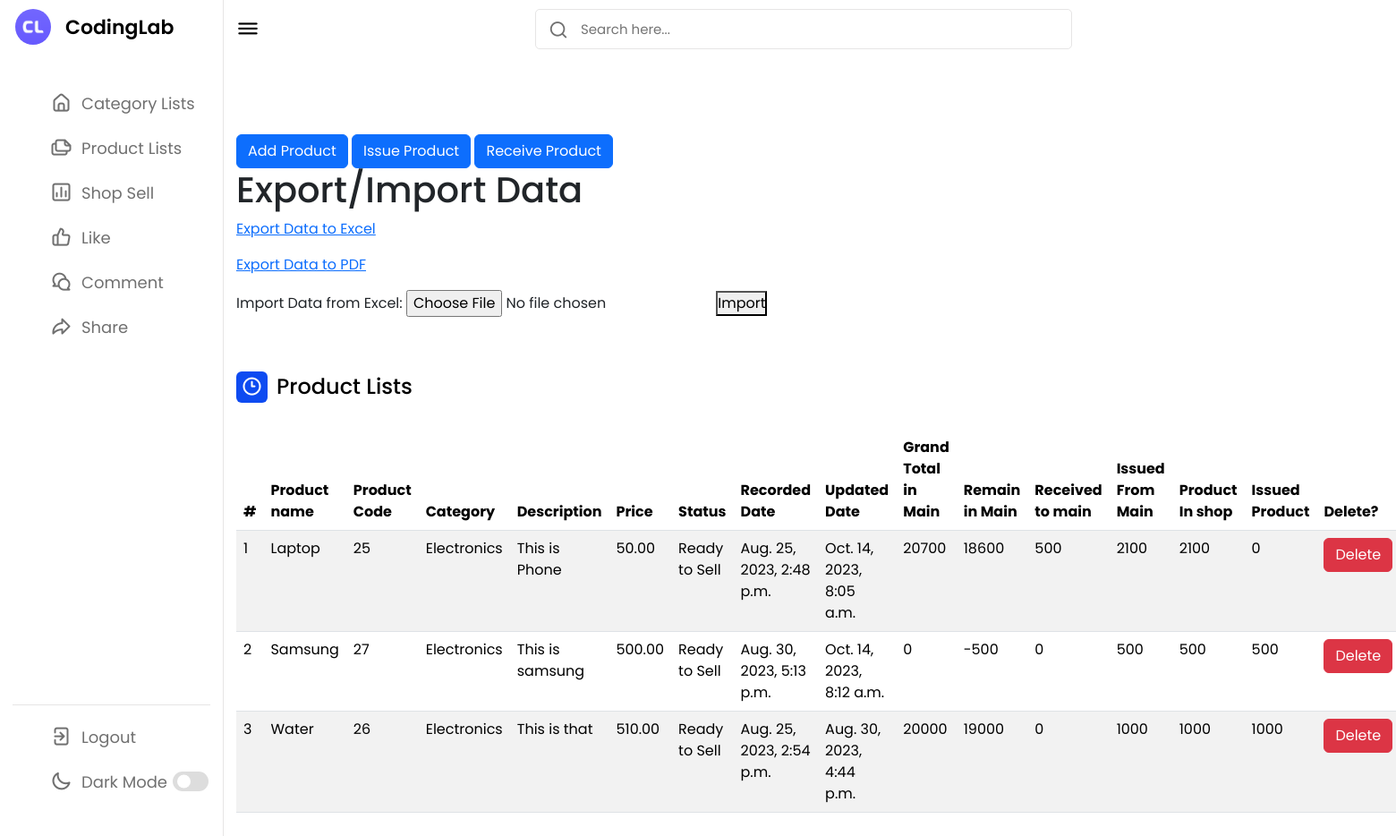
Page /product_list/ on the committed database.
### main/models.py (models this page shows, shortened)
class Product(models.Model):
    product_name = models.CharField(max_length=100)
    code = models.AutoField(primary_key=True)
    category = models.ForeignKey(Category, on_delete=models.CASCADE)
    description = models.TextField()
    factory_quantity = models.IntegerField(default=0, validators=[MinValueValidator(0)], blank=True, null=True)
    receive_main_quantity = models.IntegerField(default=0, validators=[MinValueValidator(0)], blank=True, null=True)
    first_add_main_quantity = models.IntegerField(default=0, validators=[MinValueValidator(0)], blank=True, null=True)
    main_remain_quantity = models.IntegerField(default=0, validators=[MinValueValidator(0)], blank=True, null=True)
    shop_send_quantity = models.IntegerField(default=0, validators=[MinValueValidator(0)], blank=True, null=True)
    shop_receive_quantity = models.IntegerField(default=0, validators=[MinValueValidator(0)], blank=True, null=True)
    shop_remain_quantity = models.IntegerField(default=0, validators=[MinValueValidator(0)], blank=True, null=True)
    price = models.DecimalField(max_digits=10, decimal_places=2, validators=[MinValueValidator(0)])
    STATUS_CHOICES = (
        ('ready', 'Ready to Sell'),
        ('pending', 'Pending'),
    )
    status = models.CharField(max_length=10, choices=STATUS_CHOICES, default='pending')
    recorded_date = models.DateTimeField(auto_now_add=True)
    updated_date = models.DateTimeField(auto_now=True)

class Category(models.Model):
    category_name = models.CharField(max_length=100)
    description = models.TextField()
    date_added = models.DateTimeField(auto_now_add=True)
    date_updated = models.DateTimeField(auto_now=True)
    def __str__(self):
        return self.category_name

### main/views.py (the view)
# urls.py: path('product_list/', views.product_list, name='product_list'),
def product_list(request):
    queryset = Product.objects.all()
    if request.method == 'POST':    # Add Products
        formcc = ProductForm(request.POST)
        if formcc.is_valid():
            formcc.save()
            return redirect('product_list')
    else:
        formcc = ProductForm()
    queryset = Product.objects.all().order_by('product_name')
    context ={
        "queryset":queryset,
        "formcc":formcc,
    }
    return render(request, "product_list.html", context)

### main/forms.py (shortened to what this page needs)
class ProductForm(forms.ModelForm):
    class Meta:
        model = Product
        fields = ['product_name', 'category', 'description', 'price', 'status']

### main/templates/product_list.html (shortened to what this page needs)
{% load static %}
{% load crispy_forms_tags %}
<!DOCTYPE html>
<html lang="en">
    <head>
            <link rel="stylesheet" href="{% static 'css/style.css' %}">
            <link rel="stylesheet" href="https://unicons.iconscout.com/release/v4.0.0/css/line.css">
            <link href="https://cdn.jsdelivr.net/npm/bootstrap@5.3.0/dist/css/bootstrap.min.css" rel="stylesheet">
            <link href="https://cdn.jsdelivr.net/npm/bootstrap@5.3.1/dist/css/bootstrap.min.css" rel="stylesheet">
    </head>
    <body>
                <nav>
                    <div class="logo-name">
                        <div class="logo-image">
                            <img src="{% static 'images/logo.png' %}" alt="">
                        </div>
                        <span class="logo_name">CodingLab</span>
                    </div>
                    <div class="menu-items">
                        <ul class="nav-links">
                            <li><a href="{% url 'category_list'%}">
                                <i class="uil uil-estate"></i>
                                <span class="link-name">Category Lists</span>
                            </a></li>
                            <li><a href="{% url 'product_list'%}">
                                <i class="uil uil-files-landscapes"></i>
                                <span class="link-name">Product Lists</span>
                            </a></li>
                            <li><a href="{% url 'shop_sell'%}">
                                <i class="uil uil-chart"></i>
                                <span class="link-name">Shop Sell</span>
                            </a></li>
                            <li><a href="#">
                                <i class="uil uil-thumbs-up"></i>
                                <span class="link-name">Like</span>
                            </a></li>
                            <li><a href="#">
                                <i class="uil uil-comments"></i>
                                <span class="link-name">Comment</span>
                            </a></li>
                            <li><a href="#">
                                <i class="uil uil-share"></i>
                                <span class="link-name">Share</span>
                            </a></li>
                        </ul>
                        <ul class="logout-mode">
                            <li><a href="#">
                                <i class="uil uil-signout"></i>
                                <span class="link-name">Logout</span>
                            </a></li>
                            <li class="mode">
                                <a href="#">
                                    <i class="uil uil-moon"></i>
                                <span class="link-name">Dark Mode</span>
                            </a>
                            <div class="mode-toggle">
                            <span class="switch"></span>
                            </div>
                        </li>
                        </ul>
                    </div>
                </nav>
                <section class="dashboard">
                    <div class="top">
                        <i class="uil uil-bars sidebar-toggle"></i>
                        <div class="search-box">
                            <i class="uil uil-search"></i>
                            <input type="text" placeholder="Search here...">
                        </div>
                    </div>
                    <div class="dash-content">
                        <div class="overview">
                            <button type="button" class="btn btn-primary" data-bs-toggle="modal" data-bs-target="#exampleModal" id="addproduct">
                                Add Product
                            </button>
                            <button type="button" class="btn btn-primary" data-bs-toggle="modal" data-bs-target="#exampleModal" id="issueproduct">
                                Issue Product
                            </button>
                            <button type="button" class="btn btn-primary" data-bs-toggle="modal" data-bs-target="#exampleModal" id="addproduct">
                                Receive Product
                            </button>
                            <h1>Export/Import Data</h1>
                            <p><a href="{% url 'export_excel' %}">Export Data to Excel</a></p>
                            <p><a href="{% url 'export_pdf' %}">Export Data to PDF</a></p>
                            <form method="post" enctype="multipart/form-data">
                                <label for="myfile">Import Data from Excel:</label>
                                <input type="file" name="myfile">
                                <button type="submit">Import</button>
                            </form>
                        <div class="activity">
                            <div class="title">
                                <i class="uil uil-clock-three"></i>
                                <span class="text">Product Lists</span>
                            </div>
                            <div class="activity-data">
                                <table class="table table-striped table-hover">
                                    <thead>
                                    <tr>
                                        <th scope="col">#</th>
                                        <th scope="col">Product name</th>
                                        <th scope="col">Product Code</th>
                                        <th scope="col">Category</th>
                                        <th scope="col">Description</th>
                                        <th scope="col">Price</th>
                                        <th scope="col">Status</th>
                                        <th scope="col">Recorded Date</th>
                                        <th scope="col">Updated Date</th>
                                        <th scope="col">Grand Total in Main</th>
                                        <th scope="col">Remain in Main</th>
                                        <th scope="col">Received to main</th>
                                        <th scope="col">Issued From Main</th>
                                        <th scope="col">Product In shop</th>
                                        <th scope="col">Issued Product</th>
                                        <th scope="col">Delete?</th>
                                    </tr>
                                    </thead>
                                    <tbody>
                                        {% for instance in queryset %}
                                        <tr>
                                            <td>{{forloop.counter}}</td>
                                            <td>{{ instance.product_name }}</td>
                                            <td>{{ instance.code }}</td>
                                            <td>{{ instance.category }}</td>
                                            <td>{{ instance.description }}</td>
                                            <td>{{ instance.price }}</td>
                                            <td>{{ instance.get_status_display }}</td>
                                            <td>{{ instance.recorded_date }}</td>
                                            <td>{{ instance.updated_date }}</td>
                                            <td>{{ instance.first_add_main_quantity }}</td>
                                            <td>{{ instance.factory_quantity}}</td>
                                            <td>{{ instance.receive_main_quantity}}</td>
                                            <td>{{ instance.shop_receive_quantity}}</td>
                                            <td>{{ instance.shop_remain_quantity}}</td>
                                            <td>{{ instance.shop_send_quantity}}</td>
                                            <td> <button type="button" class="btn btn-danger" data-bs-toggle="modal" data-bs-target="#deleteProductModal{{ queryset.code }}">
                                                    Delete
                                                </button>
                                            </td>
                                        </tr>
                                    {% endfor %}
                                    </tbody>
                                </table>
                            </div>
                        </div>
                    </div>
                </section>
    </body>
</html>

### static/css/style.css (style rules this page uses)
* { margin: 0; padding: 0; box-sizing: border-box; font-family: 'Poppins', sans-serif; }
:root { --primary-color: #0E4BF1; --panel-color: #FFF; --text-color: #000; --black-light-color: #707070; --border-color: #e6e5e5; --toggle-color: #DDD; --box1-color: #4DA3FF; --box2-color: #FFE6AC; --box3-color: #E7D1FC; --title-icon-color: #fff; --tran-05: all 0.5s ease; --tran-03: all 0.3s ease; --tran-03: all 0.2s ease; }
body { min-height: 100vh; background-color: var(--primary-color); }
nav { position: fixed; top: 0; left: 0; height: 100%; width: 250px; padding: 10px 14px; background-color: var(--panel-color); border-right: 1px solid var(--border-color); transition: var(--tran-05); }
nav .logo-name { display: flex; align-items: center; }
nav .logo-image { display: flex; justify-content: center; min-width: 45px; }
nav .logo-image img { width: 40px; object-fit: cover; border-radius: 50%; }
nav .logo-name .logo_name { font-size: 22px; font-weight: 600; color: var(--text-color); margin-left: 14px; transition: var(--tran-05); }
nav .menu-items { margin-top: 40px; height: calc(100% - 90px); display: flex; flex-direction: column; justify-content: space-between; }
.menu-items li { list-style: none; }
.menu-items li a { display: flex; align-items: center; height: 50px; text-decoration: none; position: relative; }
.menu-items li a i { font-size: 24px; min-width: 45px; height: 100%; display: flex; align-items: center; justify-content: center; color: var(--black-light-color); }
.menu-items li a .link-name { font-size: 18px; font-weight: 400; color: var(--black-light-color); transition: var(--tran-05); }
.menu-items .logout-mode { padding-top: 10px; border-top: 1px solid var(--border-color); }
.menu-items .mode { display: flex; align-items: center; white-space: nowrap; }
.menu-items .mode-toggle { position: absolute; right: 14px; height: 50px; min-width: 45px; display: flex; align-items: center; justify-content: center; cursor: pointer; }
.mode-toggle .switch { position: relative; display: inline-block; height: 22px; width: 40px; border-radius: 25px; background-color: var(--toggle-color); }
.switch:before { content: ""; position: absolute; left: 5px; top: 50%; transform: translateY(-50%); height: 15px; width: 15px; background-color: var(--panel-color); border-radius: 50%; transition: var(--tran-03); }
.dashboard { position: relative; left: 250px; background-color: var(--panel-color); min-height: 100vh; width: calc(100% - 250px); padding: 10px 14px; transition: var(--tran-05); }
.dashboard .top { position: fixed; top: 0; left: 250px; display: flex; width: calc(100% - 250px); justify-content: space-between; align-items: center; padding: 10px 14px; background-color: var(--panel-color); transition: var(--tran-05); z-index: 10; }
.dashboard .top .sidebar-toggle { font-size: 26px; color: var(--text-color); cursor: pointer; }
.dashboard .top .search-box { position: relative; height: 45px; max-width: 600px; width: 100%; margin: 0 30px; }
.top .search-box input { position: absolute; border: 1px solid var(--border-color); background-color: var(--panel-color); padding: 0 25px 0 50px; border-radius: 5px; height: 100%; width: 100%; color: var(--text-color); font-size: 15px; font-weight: 400; outline: none; }
.top .search-box i { position: absolute; left: 15px; font-size: 22px; z-index: 10; top: 50%; transform: translateY(-50%); color: var(--black-light-color); }
.dashboard .dash-content { padding-top: 50px; }
.dash-content .title { display: flex; align-items: center; margin: 60px 0 30px 0; }
.dash-content .title i { position: relative; height: 35px; width: 35px; background-color: var(--primary-color); border-radius: 6px; color: var(--title-icon-color); display: flex; align-items: center; justify-content: center; font-size: 24px; }
.dash-content .title .text { font-size: 24px; font-weight: 500; color: var(--text-color); margin-left: 10px; }
.dash-content .activity .activity-data { display: flex; justify-content: space-between; align-items: center; width: 100%; }
.activity .activity-data { display: flex; }

### rows in the picture
Product: product_name "Laptop", code "25", category "Electronics", description "This is Phone", price "50.00", status "Ready to Sell", recorded_date "Aug. 25, 2023, 2:48 p.m.", updated_date "Oct. 14, 2023, 8:05 a.m.", first_add_main_quantity "20700", factory_quantity "18600", receive_main_quantity "500", shop_receive_quantity "2100", shop_remain_quantity "2100", shop_send_quantity "0"
Product: product_name "Samsung", code "27", category "Electronics", description "This is samsung", price "500.00", status "Ready to Sell", recorded_date "Aug. 30, 2023, 5:13 p.m.", updated_date "Oct. 14, 2023, 8:12 a.m.", first_add_main_quantity "0", factory_quantity "-500", receive_main_quantity "0", shop_receive_quantity "500", shop_remain_quantity "500", shop_send_quantity "500"
Product: product_name "Water", code "26", category "Electronics", description "This is that", price "510.00", status "Ready to Sell", recorded_date "Aug. 25, 2023, 2:54 p.m.", updated_date "Aug. 30, 2023, 4:44 p.m.", first_add_main_quantity "20000", factory_quantity "19000", receive_main_quantity "0", shop_receive_quantity "1000", shop_remain_quantity "1000", shop_send_quantity "1000"
